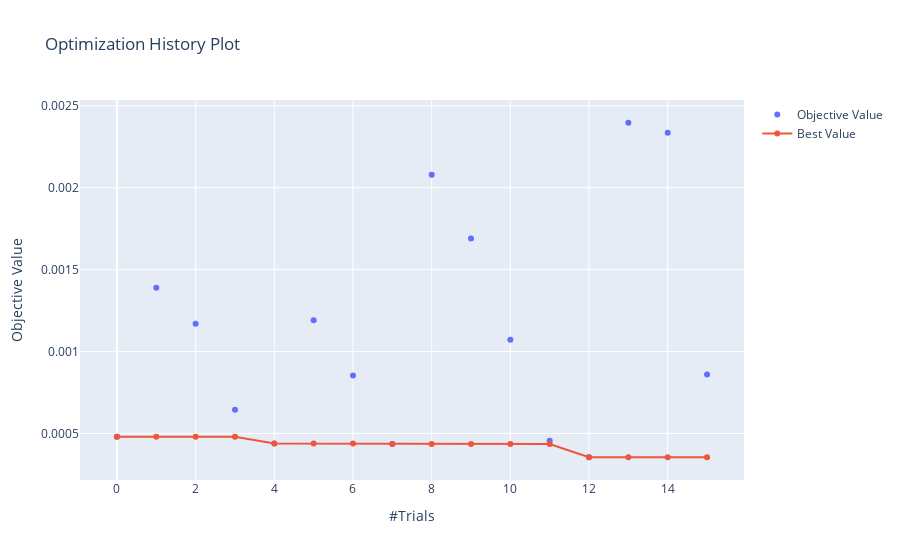

Here is the notebook cell this chart was saved with:
### Code cell
optuna.visualization.plot_optimization_history(study_3)

### Figure 1 — Plotly figure (JSON) as saved in the notebook; plotly's stock layout.template omitted (floating-point values rounded to 4 significant figures)
{"data": [{"mode": "markers", "name": "Objective Value", "type": "scatter", "x": [0, 1, 2, 3, 4, 5, 6, 7, 8, 9, 10, 11, 12, 13, 14, 15], "y": [0.0004802, 0.001389, 0.00117, 0.0006451, 0.0004388, 0.001192, 0.0008532, 0.0004361, 0.002079, 0.00169, 0.001072, 0.0004562, 0.0003549, 0.002397, 0.002336, 0.0008607]}, {"name": "Best Value", "type": "scatter", "x": [0, 1, 2, 3, 4, 5, 6, 7, 8, 9, 10, 11, 12, 13, 14, 15], "y": [0.0004802, 0.0004802, 0.0004802, 0.0004802, 0.0004388, 0.0004388, 0.0004388, 0.0004361, 0.0004361, 0.0004361, 0.0004361, 0.0004361, 0.0003549, 0.0003549, 0.0003549, 0.0003549]}], "layout": {"title": {"text": "Optimization History Plot"}, "xaxis": {"title": {"text": "#Trials"}}, "yaxis": {"title": {"text": "Objective Value"}}}}
